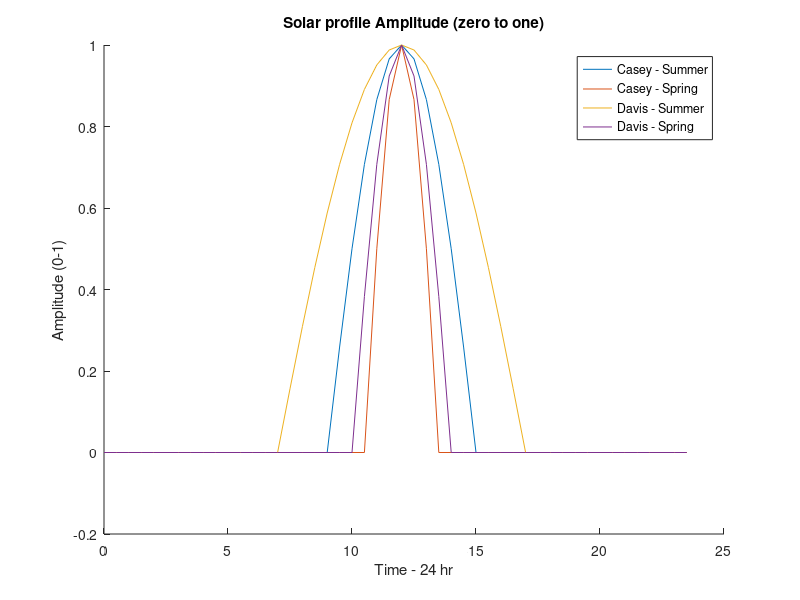
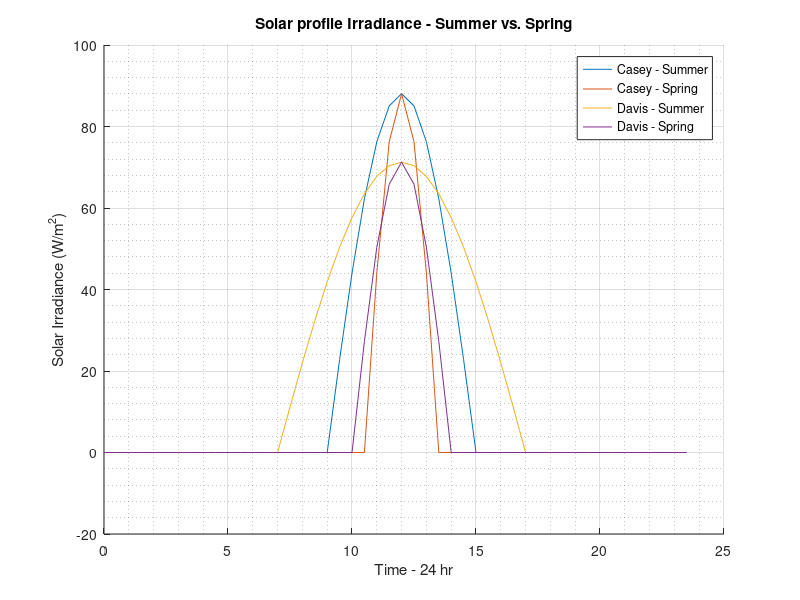
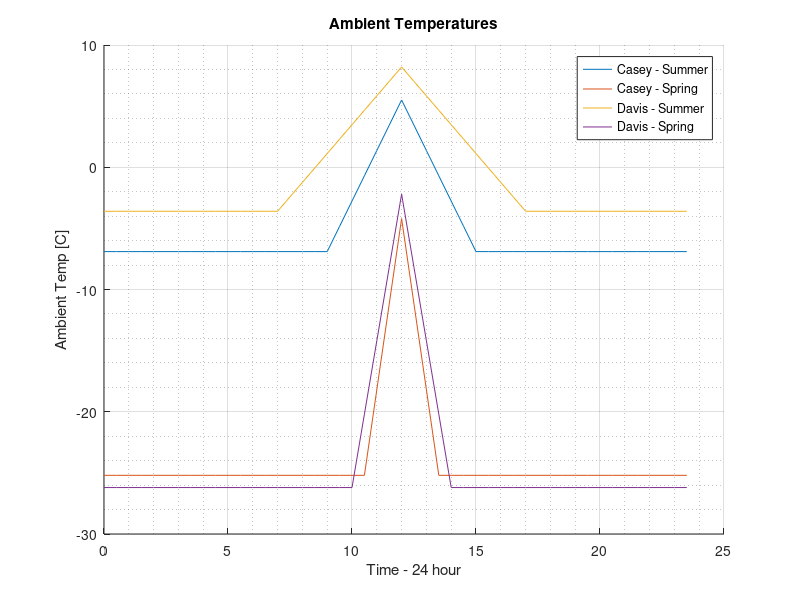
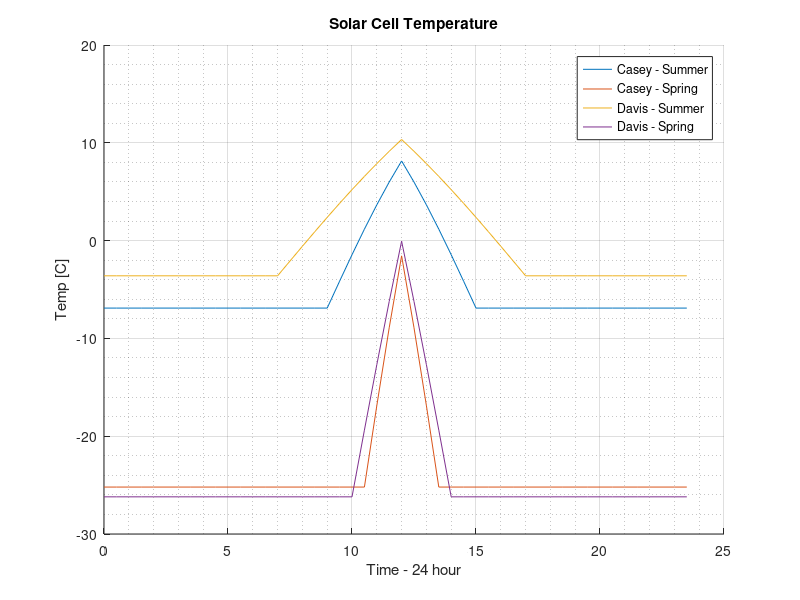

Recreate these plots in MATLAB, in order. (Note: this script raises an error after producing the figures.)
%% St3.2 - 2D individual simulation (w.r.t. time)
% after reviewing with V&V, establishd code is sufficient to keep,
% now includes cloud cover % 
% awaiting excel function to better increase "universality" of testing
% 
%% Solar Profile Establishment 
% Basedon DD2.1 & HC2.1, sinusoidal model selected for solar behaviour
% Piecewise function dependent on time & location 
clc;
clear all;


% Initial Conditions - Static Variables
    % Maximum radiation based on latitude 
    Casey_Solar_irradiance = 88.05; % Wh/m^2 ~ W/m^2 - ~65deg.S
    Davis_Solar_irradiance = 71.25; % Wh/m^2 ~ W/m^2 - ~70deg.S

    % Time vector - discretisation of 24-hour window 
    t = 0:0.5:23.5;

    % Define time vectors for seasons
    Casey_summer_irradiance = zeros(1,length(t));
    Davis_summer_irradiance = zeros(1,length(t));

    Casey_spring_irradiance = zeros(1,length(t));
    Davis_spring_irradiance = zeros(1,length(t));

%% Create piecewise functions for each season 
% Casey Station, Summer - 6 hour window (9am - 3pm)[19-31]
for i = 19:1:31
    Casey_summer_irradiance(i) = sin( ((pi./6).*t(i)) - ((9.*pi)./6));
end 

% Davis Station, Summer - 10 hour window (7am - 5pm)[15-35]
for i = 15:1:35
    Davis_summer_irradiance(i) = sin( ((pi./10).*t(i)) - ((7.*pi)./10));
end

% Casey Station, Spring - 3 hour window (10:30am-1:30pm)[22-28]
for i = 22:1:28
    Casey_spring_irradiance(i) =  sin( ((pi./3).*t(i)) - ((9.*pi)./6));
end

% Davis Station, Spring - 4 hour window (10am-2pm)
for i = 21:1:29
    Davis_spring_irradiance(i) = sin( ((pi./4).*t(i)) - ((2.*pi)./4));
end

%% Plot figures - sanity check 

figure(1)
hold on
plot(t,Casey_summer_irradiance)
plot(t,Casey_spring_irradiance)
plot(t,Davis_summer_irradiance)
plot(t,Davis_spring_irradiance)
legend('Casey - Summer','Casey - Spring','Davis - Summer','Davis - Spring')
xlabel('Time - 24 hr')
ylabel('Amplitude (0-1)')
title('Solar profile Amplitude (zero to one)')
hold off

% solar irradiance values 

for i = 1:48
Casey_summer_irradiance(i) = Casey_summer_irradiance(i) .* ...
                                Casey_Solar_irradiance;

Casey_spring_irradiance(i) = Casey_spring_irradiance(i) .* ...
                                Casey_Solar_irradiance;

Davis_summer_irradiance(i) = Davis_summer_irradiance(i) .* ...
                                Davis_Solar_irradiance;

Davis_spring_irradiance(i) = Davis_spring_irradiance(i) .* ...
                                Davis_Solar_irradiance;
end




figure(2)
hold on
grid on
grid minor
plot(t,Casey_summer_irradiance)
plot(t,Casey_spring_irradiance)
plot(t,Davis_summer_irradiance)
plot(t,Davis_spring_irradiance)
legend('Casey - Summer','Casey - Spring','Davis - Summer','Davis - Spring')
xlabel('Time - 24 hr')
ylabel('Solar Irradiance (W/m^2)')
title('Solar profile Irradiance - Summer vs. Spring')
hold off


%% Temperature profiles - approximations of ambient temperature
%% Casey - Summer (9am-3pm)
Casey_summer_temp = zeros(1,length(t));
% casey sumer temp range: 
    % night: 1-18 [t(18) = 8.5]
    % Day: 19-31
    % Night: 32-48

for i = 1:18
    Casey_summer_temp(i) = -6.9 ; 
end 

for i = 19:25
    % set initial time temp @ night time i.e. sun just rose, no heat yet)
    if i == 19
    Casey_summer_temp(i) = -6.9;
    else
    Casey_summer_temp(i) = Casey_summer_temp(i-1) + 2.067;
    end
end

for i = 26:31
Casey_summer_temp(i) = Casey_summer_temp(i-1) - 2.067;
end

for i = 32:48
    Casey_summer_temp(i) = -6.9;
end



%% Casey - Spring
Casey_spring_temp = zeros(1,length(t));
% Casey Spring - 3 hour window (10:30am-1:30pm)[22-28]
    % Night: 1-21 [t(21) = 10am]
    % Day: 22-28
    % Night: 29-48

for i = 1:21
    Casey_spring_temp(i) = -25.2;
end

for i = 22:25
% initial temp @ 10:30am 
    if i == 22
        Casey_spring_temp(i) = -25.2;
    else
        Casey_spring_temp(i) = Casey_spring_temp(i-1) + 7; 
    end
end

for i = 26:28
    Casey_spring_temp(i) = Casey_spring_temp(i-1) - 7;
end

for i = 29:48
    Casey_spring_temp(i) = -25.2;
end


%% Davis - Summer
Davis_summer_temp = zeros(1,length(t));
% Davis summer temp range: 
    % Night: 1-14 [t(14) = 630am]
    % Day: 15-(25)-35
    % Night: 36-48

for i = 1:14
    Davis_summer_temp(i) = -3.6;
end

for i = 15:25
    if i == 15 % initial temp @ tam
        Davis_summer_temp(i) = -3.6;
    else
        Davis_summer_temp(i) = Davis_summer_temp(i-1) + 1.18;
    end
end

for i = 26:35
    Davis_summer_temp(i) = Davis_summer_temp(i-1) - 1.18;
end

for i = 36:48
    Davis_summer_temp(i) = -3.6;
end



%% Davis - Spring
Davis_spring_temp = zeros(1,length(t));
% Davis Spring - 4 hour window (10am-2pm) [21-29]
    % Night: 1-20 [t(20) = 930am]
    % Day: 21-(25)-29
    % Night: 30-48

for i = 1:20
    Davis_spring_temp(i) = -26.2;
end 

for i = 21:25 
    if i == 21 %initial temp @ 10am
        Davis_spring_temp(i) = -26.2;
    else
        Davis_spring_temp(i) = Davis_spring_temp(i-1) + 6;
    end
end 

for i = 26:29
    Davis_spring_temp(i) = Davis_spring_temp(i-1) - 6;
end

for i = 30:48
    Davis_spring_temp(i) = -26.2;
end

%% Plot - sanity check
figure(3)
hold on 
grid on
grid minor
plot(t,Casey_summer_temp);
plot(t,Casey_spring_temp);
plot(t,Davis_summer_temp);
plot(t,Davis_spring_temp);
ylabel('Ambient Temp [C]')
xlabel('Time - 24 hour')
legend('Casey - Summer','Casey - Spring','Davis - Summer','Davis - Spring')
title('Ambient Temperatures')
hold off


%% PV Cell temperature
% Static Variables
P_stc = 300; % W - Rated power @ STC
NOCT = 44; % C - Nominal Cell Temperature 
temp_coeff = -0.4; % [%] - temperature coefficient
% given ambient temperatures calculated, now can find PV power 

% Cell temperature - seasonal 
T_cell_Casey_summer = zeros(1,length(t));
T_cell_Casey_spring = zeros(1,length(t)); 

T_cell_Davis_summer = zeros(1,length(t));
T_cell_Davis_spring = zeros(1,length(t));


% CORRECTION: NO ERROR BECAUSE "IRRADIANCE" IS ZERO @ RELEVANT TIME POINTS
% no rectification needed
for i = 1:48
    T_cell_Casey_summer(i) = Casey_summer_temp(i) + ...
                        (NOCT-20).*(Casey_summer_irradiance(i)/800);

    T_cell_Casey_spring(i) = Casey_spring_temp(i) + ...
                        (NOCT-20).*(Casey_spring_irradiance(i)/800);

    T_cell_Davis_summer(i) = Davis_summer_temp(i) + ...
                        (NOCT-20).*(Davis_summer_irradiance(i)/800);

    T_cell_Davis_spring(i) = Davis_spring_temp(i) + ...
                        (NOCT-20).*(Davis_spring_irradiance(i)/800);
end

figure(4)
hold on
grid on
grid minor
plot(t,T_cell_Casey_summer)
plot(t,T_cell_Casey_spring)
plot(t,T_cell_Davis_summer)
plot(t,T_cell_Davis_spring)
ylabel('Temp [C]')
xlabel('Time - 24 hour')
legend('Casey - Summer','Casey - Spring','Davis - Summer','Davis - Spring')
title('Solar Cell Temperature')
hold off


% Temperature coefficient 

f_temp_Casey_summer = zeros(1,length(t));
f_temp_Casey_spring = zeros(1,length(t));

f_temp_Davis_summer = zeros(1,length(t));
f_temp_Davis_spring = zeros(1,length(t));


for i = 1:48
    
    f_temp_Casey_summer(i) = 1 + ((temp_coeff/100) ...
                                .* (T_cell_Casey_summer(i) - 25)); 

    f_temp_Casey_spring(i) = 1 + ((temp_coeff/100) ...
                                .* (T_cell_Casey_spring(i) - 25));

    f_temp_Davis_summer(i) = 1 + ((temp_coeff/100) ...
                                .* (T_cell_Davis_summer(i) - 25));

    f_temp_Davis_spring(i) = 1 + ((temp_coeff/100) ...
                                .* (T_cell_Davis_spring(i) - 25));

end

% Panel Power
% Note: this maps the RATE OF POWER GEN given time
    % i.e. area under curve finds TOTAL power gen

P_gen_Casey_summer = zeros(1,length(t));
P_gen_Casey_spring = zeros(1,length(t));

P_gen_Davis_summer = zeros(1,length(t));
P_gen_Davis_spring = zeros(1,length(t)); 

for i = 1:48 
    
    P_gen_Casey_summer(i) = P_stc .* ...
                            (Casey_summer_irradiance(i)/1000) .* ...
                            f_temp_Casey_summer(i);

    P_gen_Casey_spring(i) = P_stc .* ...
                            (Casey_spring_irradiance(i)/1000) .* ...
                            f_temp_Casey_spring(i);

    P_gen_Davis_summer(i) = P_stc .* ...
                            (Davis_summer_irradiance(i)/1000) .* ...
                            f_temp_Davis_summer(i);

    P_gen_Davis_spring(i) = P_stc .* ...
                            (Davis_spring_irradiance(i)/1000) .* ...
                            f_temp_Davis_spring(i);

end 

figure(5)
hold on 
grid on
grid minor
plot(t,P_gen_Casey_summer)
plot(t,P_gen_Casey_spring)
plot(t,P_gen_Davis_summer)
plot(t,P_gen_Davis_spring)
xlabel('Time - 24 hour')
xticks(0:0.5:23.5)
ylabel('Power gen (W)')
legend('Casey - Summer','Casey - Spring','Davis - Summer','Davis - Spring')
title('Power generation - single panel')
hold off

k = 30;

figure(50)
hold on 
grid on
grid minor
plot(t,k*P_gen_Casey_summer)
plot(t,k*P_gen_Casey_spring)
plot(t,k*P_gen_Davis_summer)
plot(t,k*P_gen_Davis_spring)
xlabel('Time - 24 hour')
xticks(0:0.5:23.5)
ylabel('Power gen (W)')
legend('Casey - Summer','Casey - Spring','Davis - Summer','Davis - Spring')
title('Power generation - 30 panels')
hold off


%% Convert Power to unit area
% AREA POWER = P_gen / area of solar cells 
cell_size = (0.15675 * 0.15675); % m^2 
num_cell = 60;
eff_sol_area = cell_size * num_cell; % effective solar cell area

P_gen_Casey_summer_unit_area = zeros(1,length(t));
P_gen_Casey_spring_unit_area = zeros(1,length(t));

P_gen_Davis_summer_unit_area = zeros(1,length(t));
P_gen_Davis_spring_unit_area = zeros(1,length(t)); 

for i = 1:48

    P_gen_Casey_summer_unit_area(i) = P_gen_Casey_summer(i) ...
                                      ./ eff_sol_area;

    P_gen_Casey_spring_unit_area(i) = P_gen_Casey_spring(i) ...
                                      ./ eff_sol_area;

    P_gen_Davis_summer_unit_area(i) = P_gen_Davis_summer(i) ...
                                      ./ eff_sol_area;

    P_gen_Davis_spring_unit_area(i) = P_gen_Davis_spring(i) ...
                                      ./ eff_sol_area;

end

figure(6)
hold on
grid on
grid minor
plot(t,P_gen_Casey_summer_unit_area)
plot(t,P_gen_Casey_spring_unit_area)
plot(t,P_gen_Davis_summer_unit_area)
plot(t,P_gen_Davis_spring_unit_area)
xlabel('Time - 24 hour')
xticks(0:0.5:23.5)
ylabel('Power gen (W/m^2)')
legend('Casey - Summer','Casey - Spring','Davis - Summer','Davis - Spring')
title('Solar Power generation - unit area')
hold off

%% temp comparisons
figure(10)
hold on
grid on 
grid minor
plot(t,Casey_summer_temp)
plot(t,T_cell_Casey_summer)
plot(t,Casey_spring_temp)
plot(t,T_cell_Casey_spring)
legend('Sum - Amb','Sum - Cell','Spr - Amb','Spr - Cell')
xlabel('Time - 24 hr')
ylabel('Temp (C)')
title('Casey Temp Comparisons')
hold off

figure(11)
hold on
grid on 
grid minor
plot(t,Davis_summer_temp)
plot(t,T_cell_Davis_summer)
plot(t,Davis_spring_temp)
plot(t,T_cell_Davis_spring)
legend('Sum - Amb','Sum - Cell','Spr - Amb','Spr - Cell')
xlabel('Time - 24 hr')
ylabel('Temp (C)')
title('Davis Temp Comparisons')
hold off

%% CLoud Cover considerations
% in previous code, did these in "chunks" 
% copy previous structure, alter for corresponding cases 

% assume temperatures remain the same, available solar irradiation is what
% changes

%% Cloud Cover - 20% 

Casey_summer_irradiance_cloud_20 = zeros(1,length(t));
Casey_spring_irradiance_cloud_20 = zeros(1,length(t));

Davis_summer_irradiance_cloud_20 = zeros(1,length(t));
Davis_spring_irradiance_cloud_20 = zeros(1,length(t));


% Multiply (%) with full irradiance (80% available = 0.8)
for i = 1:48 

Casey_summer_irradiance_cloud_20(i) = Casey_summer_irradiance(i) .* (0.8);
Casey_spring_irradiance_cloud_20(i) = Casey_spring_irradiance(i) .* (0.8);

Davis_summer_irradiance_cloud_20(i) = Davis_summer_irradiance(i) .* (0.8);
Davis_spring_irradiance_cloud_20(i) = Davis_spring_irradiance(i) .* (0.8);

end

% proceed with rest of code for data 

% solar cell temps
T_cell_Casey_summer_cloud_20 = zeros(1,length(t));
T_cell_Casey_spring_cloud_20 = zeros(1,length(t)); 

T_cell_Davis_summer_cloud_20 = zeros(1,length(t));
T_cell_Davis_spring_cloud_20 = zeros(1,length(t));

for i = 1:48
    T_cell_Casey_summer_cloud_20(i) = Casey_summer_temp(i) + ...
            (NOCT-20).*(Casey_summer_irradiance_cloud_20(i)/800);

    T_cell_Casey_spring_cloud_20(i) = Casey_spring_temp(i) + ...
            (NOCT-20).*(Casey_spring_irradiance_cloud_20(i)/800);

    T_cell_Davis_summer_cloud_20(i) = Davis_summer_temp(i) + ...
            (NOCT-20).*(Davis_summer_irradiance_cloud_20(i)/800);

    T_cell_Davis_spring_cloud_20(i) = Davis_spring_temp(i) + ...
            (NOCT-20).*(Davis_spring_irradiance_cloud_20(i)/800);
end

% Temperature coefficient 

f_temp_Casey_summer_cloud_20 = zeros(1,length(t));
f_temp_Casey_spring_cloud_20 = zeros(1,length(t));

f_temp_Davis_summer_cloud_20 = zeros(1,length(t));
f_temp_Davis_spring_cloud_20 = zeros(1,length(t));


for i = 1:48
    
    f_temp_Casey_summer_cloud_20(i) = 1 + ( (temp_coeff/100) ...
                    .* (T_cell_Casey_summer_cloud_20(i) - 25) ); 

    f_temp_Casey_spring_cloud_20(i) = 1 + ((temp_coeff/100) ...
                    .* (T_cell_Casey_spring_cloud_20(i) - 25));

    f_temp_Davis_summer_cloud_20(i) = 1 + ((temp_coeff/100) ...
                    .* (T_cell_Davis_summer_cloud_20(i) - 25));

    f_temp_Davis_spring_cloud_20(i) = 1 + ((temp_coeff/100) ...
                    .* (T_cell_Davis_spring_cloud_20(i) - 25));

end

% Panel Power
% Note: this maps the RATE OF POWER GEN given time
    % i.e. area under curve finds TOTAL power gen

P_gen_Casey_summer_cloud_20 = zeros(1,length(t));
P_gen_Casey_spring_cloud_20 = zeros(1,length(t));

P_gen_Davis_summer_cloud_20 = zeros(1,length(t));
P_gen_Davis_spring_cloud_20 = zeros(1,length(t)); 

for i = 1:48 
    
    P_gen_Casey_summer_cloud_20(i) = P_stc .* ...
                (Casey_summer_irradiance_cloud_20(i)/1000) .* ...
                f_temp_Casey_summer_cloud_20(i);

    P_gen_Casey_spring_cloud_20(i) = P_stc .* ...
                (Casey_spring_irradiance_cloud_20(i)/1000) .* ...
                f_temp_Casey_spring_cloud_20(i);

    P_gen_Davis_summer_cloud_20(i) = P_stc .* ...
                (Davis_summer_irradiance_cloud_20(i)/1000) .* ...
                f_temp_Davis_summer_cloud_20(i);

    P_gen_Davis_spring_cloud_20(i) = P_stc .* ...
                (Davis_spring_irradiance_cloud_20(i)/1000) .* ...
                f_temp_Davis_spring_cloud_20(i);
end 

% per unit area
P_gen_Casey_summer_unit_area_cloud_20 = zeros(1,length(t));
P_gen_Casey_spring_unit_area_cloud_20 = zeros(1,length(t));

P_gen_Davis_summer_unit_area_cloud_20 = zeros(1,length(t));
P_gen_Davis_spring_unit_area_cloud_20 = zeros(1,length(t)); 


for i = 1:48

    P_gen_Casey_summer_unit_area_cloud_20(i) = ...
        P_gen_Casey_summer_cloud_20(i) ./ eff_sol_area;
    
    P_gen_Casey_spring_unit_area_cloud_20(i) = ...
        P_gen_Casey_spring_cloud_20(i) ./ eff_sol_area;
    
    P_gen_Davis_summer_unit_area_cloud_20(i) = ...
        P_gen_Davis_summer_cloud_20(i) ./ eff_sol_area;
    
    P_gen_Davis_spring_unit_area_cloud_20(i) = ...
        P_gen_Davis_spring_cloud_20(i) ./ eff_sol_area;
end


%% Cloud cover - 40% 
% repeat code above but for 60% available radiation

Casey_summer_irradiance_cloud_40 = zeros(1,length(t));
Casey_spring_irradiance_cloud_40 = zeros(1,length(t));

Davis_summer_irradiance_cloud_40 = zeros(1,length(t));
Davis_spring_irradiance_cloud_40 = zeros(1,length(t));


% Multiply (%) with full irradiance (80% available = 0.8)
for i = 1:48 

Casey_summer_irradiance_cloud_40(i) = Casey_summer_irradiance(i) .* (0.6);
Casey_spring_irradiance_cloud_40(i) = Casey_spring_irradiance(i) .* (0.6);

Davis_summer_irradiance_cloud_40(i) = Davis_summer_irradiance(i) .* (0.6);
Davis_spring_irradiance_cloud_40(i) = Davis_spring_irradiance(i) .* (0.6);

end

% solar cell temps
T_cell_Casey_summer_cloud_40 = zeros(1,length(t));
T_cell_Casey_spring_cloud_40 = zeros(1,length(t)); 

T_cell_Davis_summer_cloud_40 = zeros(1,length(t));
T_cell_Davis_spring_cloud_40 = zeros(1,length(t));

for i = 1:48
    T_cell_Casey_summer_cloud_40(i) = Casey_summer_temp(i) + ...
            (NOCT-20).*(Casey_summer_irradiance_cloud_40(i)/800);

    T_cell_Casey_spring_cloud_40(i) = Casey_spring_temp(i) + ...
            (NOCT-20).*(Casey_spring_irradiance_cloud_40(i)/800);

    T_cell_Davis_summer_cloud_40(i) = Davis_summer_temp(i) + ...
            (NOCT-20).*(Davis_summer_irradiance_cloud_40(i)/800);

    T_cell_Davis_spring_cloud_40(i) = Davis_spring_temp(i) + ...
            (NOCT-20).*(Davis_spring_irradiance_cloud_40(i)/800);
end

% Temperature coefficient 

f_temp_Casey_summer_cloud_40 = zeros(1,length(t));
f_temp_Casey_spring_cloud_40 = zeros(1,length(t));

f_temp_Davis_summer_cloud_40 = zeros(1,length(t));
f_temp_Davis_spring_cloud_40 = zeros(1,length(t));

for i = 1:48
    f_temp_Casey_summer_cloud_40(i) = 1 + ( (temp_coeff/100) ...
                    .* (T_cell_Casey_summer_cloud_40(i) - 25) ); 

    f_temp_Casey_spring_cloud_40(i) = 1 + ((temp_coeff/100) ...
                    .* (T_cell_Casey_spring_cloud_40(i) - 25));

    f_temp_Davis_summer_cloud_40(i) = 1 + ((temp_coeff/100) ...
                    .* (T_cell_Davis_summer_cloud_40(i) - 25));

    f_temp_Davis_spring_cloud_40(i) = 1 + ((temp_coeff/100) ...
                    .* (T_cell_Davis_spring_cloud_40(i) - 25));
end

% Panel Power
% Note: this maps the RATE OF POWER GEN given time
    % i.e. area under curve finds TOTAL power gen

P_gen_Casey_summer_cloud_40 = zeros(1,length(t));
P_gen_Casey_spring_cloud_40 = zeros(1,length(t));

P_gen_Davis_summer_cloud_40 = zeros(1,length(t));
P_gen_Davis_spring_cloud_40 = zeros(1,length(t)); 

for i = 1:48 
    
    P_gen_Casey_summer_cloud_40(i) = P_stc .* ...
                (Casey_summer_irradiance_cloud_40(i)/1000) .* ...
                f_temp_Casey_summer_cloud_40(i);

    P_gen_Casey_spring_cloud_40(i) = P_stc .* ...
                (Casey_spring_irradiance_cloud_40(i)/1000) .* ...
                f_temp_Casey_spring_cloud_40(i);

    P_gen_Davis_summer_cloud_40(i) = P_stc .* ...
                (Davis_summer_irradiance_cloud_40(i)/1000) .* ...
                f_temp_Davis_summer_cloud_40(i);

    P_gen_Davis_spring_cloud_40(i) = P_stc .* ...
                (Davis_spring_irradiance_cloud_40(i)/1000) .* ...
                f_temp_Davis_spring_cloud_40(i);

end 

% per unit area
P_gen_Casey_summer_unit_area_cloud_40 = zeros(1,length(t));
P_gen_Casey_spring_unit_area_cloud_40 = zeros(1,length(t));

P_gen_Davis_summer_unit_area_cloud_40 = zeros(1,length(t));
P_gen_Davis_spring_unit_area_cloud_40 = zeros(1,length(t)); 


for i = 1:48

    P_gen_Casey_summer_unit_area_cloud_40(i) = ...
        P_gen_Casey_summer_cloud_40(i) ./ eff_sol_area;
    
    P_gen_Casey_spring_unit_area_cloud_40(i) = ...
        P_gen_Casey_spring_cloud_40(i) ./ eff_sol_area;
    
    P_gen_Davis_summer_unit_area_cloud_40(i) = ...
        P_gen_Davis_summer_cloud_40(i) ./ eff_sol_area;
    
    P_gen_Davis_spring_unit_area_cloud_40(i) = ...
        P_gen_Davis_spring_cloud_40(i) ./ eff_sol_area;
end

%% Cloud Cover - 60%
% For 60% clouds = 40% availabale solar radiation

Casey_summer_irradiance_cloud_60 = zeros(1,length(t));
Casey_spring_irradiance_cloud_60 = zeros(1,length(t));

Davis_summer_irradiance_cloud_60 = zeros(1,length(t));
Davis_spring_irradiance_cloud_60 = zeros(1,length(t));


% Multiply (%) with full irradiance (80% available = 0.8)
for i = 1:48 

Casey_summer_irradiance_cloud_60(i) = Casey_summer_irradiance(i) .* (0.4);
Casey_spring_irradiance_cloud_60(i) = Casey_spring_irradiance(i) .* (0.4);

Davis_summer_irradiance_cloud_60(i) = Davis_summer_irradiance(i) .* (0.4);
Davis_spring_irradiance_cloud_60(i) = Davis_spring_irradiance(i) .* (0.4);

end

% solar cell temps
T_cell_Casey_summer_cloud_60 = zeros(1,length(t));
T_cell_Casey_spring_cloud_60 = zeros(1,length(t)); 

T_cell_Davis_summer_cloud_60 = zeros(1,length(t));
T_cell_Davis_spring_cloud_60 = zeros(1,length(t));

for i = 1:48
    T_cell_Casey_summer_cloud_60(i) = Casey_summer_temp(i) + ...
            (NOCT-20).*(Casey_summer_irradiance_cloud_60(i)/800);

    T_cell_Casey_spring_cloud_60(i) = Casey_spring_temp(i) + ...
            (NOCT-20).*(Casey_spring_irradiance_cloud_60(i)/800);

    T_cell_Davis_summer_cloud_60(i) = Davis_summer_temp(i) + ...
            (NOCT-20).*(Davis_summer_irradiance_cloud_60(i)/800);

    T_cell_Davis_spring_cloud_60(i) = Davis_spring_temp(i) + ...
            (NOCT-20).*(Davis_spring_irradiance_cloud_60(i)/800);
end

% Temperature coefficient 

f_temp_Casey_summer_cloud_60 = zeros(1,length(t));
f_temp_Casey_spring_cloud_60 = zeros(1,length(t));

f_temp_Davis_summer_cloud_60 = zeros(1,length(t));
f_temp_Davis_spring_cloud_60 = zeros(1,length(t));

for i = 1:48
    f_temp_Casey_summer_cloud_60(i) = 1 + ( (temp_coeff/100) ...
                    .* (T_cell_Casey_summer_cloud_60(i) - 25) ); 

    f_temp_Casey_spring_cloud_60(i) = 1 + ( (temp_coeff/100) ...
                    .* (T_cell_Casey_spring_cloud_60(i) - 25) );

    f_temp_Davis_summer_cloud_60(i) = 1 + ( (temp_coeff/100) ...
                    .* (T_cell_Davis_summer_cloud_60(i) - 25) );

    f_temp_Davis_spring_cloud_60(i) = 1 + ( (temp_coeff/100) ...
                    .* (T_cell_Davis_spring_cloud_60(i) - 25) );
end

% Panel Power
% Note: this maps the RATE OF POWER GEN given time
    % i.e. area under curve finds TOTAL power gen

P_gen_Casey_summer_cloud_60 = zeros(1,length(t));
P_gen_Casey_spring_cloud_60 = zeros(1,length(t));

P_gen_Davis_summer_cloud_60 = zeros(1,length(t));
P_gen_Davis_spring_cloud_60 = zeros(1,length(t)); 

for i = 1:48 
    
    P_gen_Casey_summer_cloud_60(i) = P_stc .* ...
                (Casey_summer_irradiance_cloud_60(i)/1000) .* ...
                f_temp_Casey_summer_cloud_60(i);

    P_gen_Casey_spring_cloud_60(i) = P_stc .* ...
                (Casey_spring_irradiance_cloud_60(i)/1000) .* ...
                f_temp_Casey_spring_cloud_60(i);

    P_gen_Davis_summer_cloud_60(i) = P_stc .* ...
                (Davis_summer_irradiance_cloud_60(i)/1000) .* ...
                f_temp_Davis_summer_cloud_60(i);

    P_gen_Davis_spring_cloud_60(i) = P_stc .* ...
                (Davis_spring_irradiance_cloud_60(i)/1000) .* ...
                f_temp_Davis_spring_cloud_60(i);

end 

% per unit area
P_gen_Casey_summer_unit_area_cloud_60 = zeros(1,length(t));
P_gen_Casey_spring_unit_area_cloud_60 = zeros(1,length(t));

P_gen_Davis_summer_unit_area_cloud_60 = zeros(1,length(t));
P_gen_Davis_spring_unit_area_cloud_60 = zeros(1,length(t)); 


for i = 1:48
    P_gen_Casey_summer_unit_area_cloud_60(i) = ...
        P_gen_Casey_summer_cloud_60(i) ./ eff_sol_area;
    
    P_gen_Casey_spring_unit_area_cloud_60(i) = ...
        P_gen_Casey_spring_cloud_60(i) ./ eff_sol_area;
    
    P_gen_Davis_summer_unit_area_cloud_60(i) = ...
        P_gen_Davis_summer_cloud_60(i) ./ eff_sol_area;
    
    P_gen_Davis_spring_unit_area_cloud_60(i) = ...
        P_gen_Davis_spring_cloud_60(i) ./ eff_sol_area;
end

%% Cloud Cover - 80% 
% 80% cloud = 20% solar energy available

Casey_summer_irradiance_cloud_80 = zeros(1,length(t));
Casey_spring_irradiance_cloud_80 = zeros(1,length(t));

Davis_summer_irradiance_cloud_80 = zeros(1,length(t));
Davis_spring_irradiance_cloud_80 = zeros(1,length(t));


% Multiply (%) with full irradiance (80% available = 0.8)
for i = 1:48 

Casey_summer_irradiance_cloud_80(i) = Casey_summer_irradiance(i) .* (0.2);
Casey_spring_irradiance_cloud_80(i) = Casey_spring_irradiance(i) .* (0.2);

Davis_summer_irradiance_cloud_80(i) = Davis_summer_irradiance(i) .* (0.2);
Davis_spring_irradiance_cloud_80(i) = Davis_spring_irradiance(i) .* (0.2);

end

% solar cell temps
T_cell_Casey_summer_cloud_80 = zeros(1,length(t));
T_cell_Casey_spring_cloud_80 = zeros(1,length(t)); 

T_cell_Davis_summer_cloud_80 = zeros(1,length(t));
T_cell_Davis_spring_cloud_80 = zeros(1,length(t));

for i = 1:48
    T_cell_Casey_summer_cloud_80(i) = Casey_summer_temp(i) + ...
            (NOCT-20).*(Casey_summer_irradiance_cloud_80(i)/800);

    T_cell_Casey_spring_cloud_80(i) = Casey_spring_temp(i) + ...
            (NOCT-20).*(Casey_spring_irradiance_cloud_80(i)/800);

    T_cell_Davis_summer_cloud_80(i) = Davis_summer_temp(i) + ...
            (NOCT-20).*(Davis_summer_irradiance_cloud_80(i)/800);

    T_cell_Davis_spring_cloud_80(i) = Davis_spring_temp(i) + ...
            (NOCT-20).*(Davis_spring_irradiance_cloud_80(i)/800);
end

% Temperature coefficient 

f_temp_Casey_summer_cloud_80 = zeros(1,length(t));
f_temp_Casey_spring_cloud_80 = zeros(1,length(t));

f_temp_Davis_summer_cloud_80 = zeros(1,length(t));
f_temp_Davis_spring_cloud_80 = zeros(1,length(t));

for i = 1:48
    f_temp_Casey_summer_cloud_80(i) = 1 + ( (temp_coeff/100) ...
                    .* (T_cell_Casey_summer_cloud_80(i) - 25) ); 

    f_temp_Casey_spring_cloud_80(i) = 1 + ( (temp_coeff/100) ...
                    .* (T_cell_Casey_spring_cloud_80(i) - 25) );

    f_temp_Davis_summer_cloud_80(i) = 1 + ( (temp_coeff/100) ...
                    .* (T_cell_Davis_summer_cloud_80(i) - 25) );

    f_temp_Davis_spring_cloud_80(i) = 1 + ( (temp_coeff/100) ...
                    .* (T_cell_Davis_spring_cloud_80(i) - 25) );
end

% Panel Power
% Note: this maps the RATE OF POWER GEN given time
    % i.e. area under curve finds TOTAL power gen

P_gen_Casey_summer_cloud_80 = zeros(1,length(t));
P_gen_Casey_spring_cloud_80 = zeros(1,length(t));

P_gen_Davis_summer_cloud_80 = zeros(1,length(t));
P_gen_Davis_spring_cloud_80 = zeros(1,length(t)); 

for i = 1:48 
    
    P_gen_Casey_summer_cloud_80(i) = P_stc .* ...
                (Casey_summer_irradiance_cloud_80(i)/1000) .* ...
                f_temp_Casey_summer_cloud_80(i);

    P_gen_Casey_spring_cloud_80(i) = P_stc .* ...
                (Casey_spring_irradiance_cloud_80(i)/1000) .* ...
                f_temp_Casey_spring_cloud_80(i);

    P_gen_Davis_summer_cloud_80(i) = P_stc .* ...
                (Davis_summer_irradiance_cloud_80(i)/1000) .* ...
                f_temp_Davis_summer_cloud_80(i);

    P_gen_Davis_spring_cloud_80(i) = P_stc .* ...
                (Davis_spring_irradiance_cloud_80(i)/1000) .* ...
                f_temp_Davis_spring_cloud_80(i);

end 

% per unit area
P_gen_Casey_summer_unit_area_cloud_80 = zeros(1,length(t));
P_gen_Casey_spring_unit_area_cloud_80 = zeros(1,length(t));

P_gen_Davis_summer_unit_area_cloud_80 = zeros(1,length(t));
P_gen_Davis_spring_unit_area_cloud_80 = zeros(1,length(t)); 


for i = 1:48
    P_gen_Casey_summer_unit_area_cloud_80(i) = ...
        P_gen_Casey_summer_cloud_80(i) ./ eff_sol_area;
    
    P_gen_Casey_spring_unit_area_cloud_80(i) = ...
        P_gen_Casey_spring_cloud_80(i) ./ eff_sol_area;
    
    P_gen_Davis_summer_unit_area_cloud_80(i) = ...
        P_gen_Davis_summer_cloud_80(i) ./ eff_sol_area;
    
    P_gen_Davis_spring_unit_area_cloud_80(i) = ...
        P_gen_Davis_spring_cloud_80(i) ./ eff_sol_area;
end


%% Compare all the values - group by area & station 
% use lien graph to illustrate power differences 


% Casey - summer 
figure(12)
hold on
grid on 
grid minor
plot(t,Casey_summer_irradiance)
plot(t,Casey_summer_irradiance_cloud_20)
plot(t,Casey_summer_irradiance_cloud_40)
plot(t,Casey_summer_irradiance_cloud_60)
plot(t,Casey_summer_irradiance_cloud_80)
legend('0% Clouds','20% Clouds','40% Clouds','60% Clouds','80% Clouds')
xlabel('Time - 24 hr')
ylabel('Solar Irradiance (W/m.^2)')
title('Casey - Summer - Cloud Cover %')
hold off

figure(13)
hold on
grid on 
grid minor
plot(t,P_gen_Casey_summer)
plot(t,P_gen_Casey_summer_cloud_20)
plot(t,P_gen_Casey_summer_cloud_40)
plot(t,P_gen_Casey_summer_cloud_60)
plot(t,P_gen_Casey_summer_cloud_80)
legend('0% Clouds','20% Clouds','40% Clouds','60% Clouds','80% Clouds')
xlabel('Time - 24 hr')
ylabel('Power Gen per panek (W)')
title('Casey - Summer - Power Generated per panel ')
hold off

% Casey - spring 
figure(14)
hold on
grid on 
grid minor
plot(t,Casey_spring_irradiance)
plot(t,Casey_spring_irradiance_cloud_20)
plot(t,Casey_spring_irradiance_cloud_40)
plot(t,Casey_spring_irradiance_cloud_60)
plot(t,Casey_spring_irradiance_cloud_80)
legend('0% Clouds','20% Clouds','40% Clouds','60% Clouds','80% Clouds')
xlabel('Time - 24 hr')
ylabel('Solar Irradiance (W/m.^2)')
title('Casey - Spring - Cloud Cover %')
hold off

figure(15)
hold on
grid on 
grid minor
plot(t,P_gen_Casey_spring)
plot(t,P_gen_Casey_spring_cloud_20)
plot(t,P_gen_Casey_spring_cloud_40)
plot(t,P_gen_Casey_spring_cloud_60)
plot(t,P_gen_Casey_spring_cloud_80)
legend('0% Clouds','20% Clouds','40% Clouds','60% Clouds','80% Clouds')
xlabel('Time - 24 hr')
ylabel('Power Gen per panel (W)')
title('Casey - Spring - Power Generated per panel')
hold off

% Davis - Summer
figure(16)
hold on
grid on 
grid minor
plot(t,Davis_summer_irradiance)
plot(t,Davis_summer_irradiance_cloud_20)
plot(t,Davis_summer_irradiance_cloud_40)
plot(t,Davis_summer_irradiance_cloud_60)
plot(t,Davis_summer_irradiance_cloud_80)
legend('0% Clouds','20% Clouds','40% Clouds','60% Clouds','80% Clouds')
xlabel('Time - 24 hr')
ylabel('Solar Irradiance (W/m.^2)')
title('Davis - Summer - Cloud Cover %')
hold off

figure(17)
hold on
grid on 
grid minor
plot(t,P_gen_Davis_summer)
plot(t,P_gen_Davis_summer_cloud_20)
plot(t,P_gen_Davis_summer_cloud_40)
plot(t,P_gen_Davis_summer_cloud_60)
plot(t,P_gen_Davis_summer_cloud_80)
legend('0% Clouds','20% Clouds','40% Clouds','60% Clouds','80% Clouds')
xlabel('Time - 24 hr')
ylabel('Power Gen per panel (W)')
title('Davis - Summer - Power Generated per panel')
hold off

% Davis - Spring
figure(18)
hold on
grid on 
grid minor
plot(t,Davis_spring_irradiance)
plot(t,Davis_spring_irradiance_cloud_20)
plot(t,Davis_spring_irradiance_cloud_40)
plot(t,Davis_spring_irradiance_cloud_60)
plot(t,Davis_spring_irradiance_cloud_80)
legend('0% Clouds','20% Clouds','40% Clouds','60% Clouds','80% Clouds')
xlabel('Time - 24 hr')
ylabel('Solar Irradiance (W/m.^2)')
title('Davis - Spring - Cloud Cover %')
hold off

figure(19)
hold on
grid on 
grid minor
plot(t,P_gen_Davis_spring)
plot(t,P_gen_Davis_spring_cloud_20)
plot(t,P_gen_Davis_spring_cloud_40)
plot(t,P_gen_Davis_spring_cloud_60)
plot(t,P_gen_Davis_spring_cloud_80)
legend('0% Clouds','20% Clouds','40% Clouds','60% Clouds','80% Clouds')
xlabel('Time - 24 hr')
ylabel('Power Gen per panel(W)')
title('Davis - Spring - Power Generated per panel')
hold off


%% Compare locations? 

% Casey station
figure(20)
hold on
grid on 
grid minor

plot(t,P_gen_Casey_summer_unit_area)
plot(t,P_gen_Casey_spring_unit_area)

plot(t,P_gen_Casey_summer_unit_area_cloud_20)
plot(t,P_gen_Casey_spring_unit_area_cloud_20)

plot(t,P_gen_Casey_summer_unit_area_cloud_40)
plot(t,P_gen_Casey_spring_unit_area_cloud_40)

plot(t,P_gen_Casey_summer_unit_area_cloud_60)
plot(t,P_gen_Casey_spring_unit_area_cloud_60)

plot(t,P_gen_Casey_summer_unit_area_cloud_80)
plot(t,P_gen_Casey_spring_unit_area_cloud_80)

legend('0% - sum','0% - spr','20% - sum','20% - spr',...
        '40% - sum','40% - spr','60% - sum','60% - spr',...
        '80% - sum','80% - spr')
xlabel('Time - 24 hr')
ylabel('Power Gen per unit area (W/m.^2)')
title('Casey - Power Generated per unit area')
hold off


% Davis station
figure(21)
hold on
grid on 
grid minor

plot(t,P_gen_Davis_summer_unit_area)
plot(t,P_gen_Davis_spring_unit_area)

plot(t,P_gen_Davis_summer_unit_area_cloud_20)
plot(t,P_gen_Davis_spring_unit_area_cloud_20)

plot(t,P_gen_Davis_summer_unit_area_cloud_40)
plot(t,P_gen_Davis_spring_unit_area_cloud_40)

plot(t,P_gen_Davis_summer_unit_area_cloud_60)
plot(t,P_gen_Davis_spring_unit_area_cloud_60)

plot(t,P_gen_Davis_summer_unit_area_cloud_80)
plot(t,P_gen_Davis_spring_unit_area_cloud_80)

legend('0% - sum','0% - spr','20% - sum','20% - spr',...
        '40% - sum','40% - spr','60% - sum','60% - spr',...
        '80% - sum','80% - spr')
xlabel('Time - 24 hr')
ylabel('Power Gen per unit area (W/m.^2)')
title('Davis - Power Generated per unit area')
hold off

% summer comparison

figure(22)
hold on
grid on 
grid minor

plot(t,P_gen_Casey_summer_unit_area)
plot(t,P_gen_Davis_summer_unit_area)

plot(t,P_gen_Casey_summer_unit_area_cloud_20)
plot(t,P_gen_Davis_summer_unit_area_cloud_20)

plot(t,P_gen_Casey_summer_unit_area_cloud_40)
plot(t,P_gen_Davis_summer_unit_area_cloud_40)

plot(t,P_gen_Casey_summer_unit_area_cloud_60)
plot(t,P_gen_Davis_summer_unit_area_cloud_60)

plot(t,P_gen_Casey_summer_unit_area_cloud_80)
plot(t,P_gen_Davis_summer_unit_area_cloud_80)

legend('0% - C','0% - D','20% - C','20% - D',...
        '40% - C','40% - D','60% - C','60% - D',...
        '80% - C','80% - D')
xlabel('Time - 24 hr')
ylabel('Power Gen per unit area (W/m.^2)')
title('Summer - Power Generated per unit area')
hold off

% spring comparison
figure(23)
hold on
grid on 
grid minor

plot(t,P_gen_Casey_spring_unit_area)
plot(t,P_gen_Davis_spring_unit_area)

plot(t,P_gen_Casey_spring_unit_area_cloud_20)
plot(t,P_gen_Davis_spring_unit_area_cloud_20)

plot(t,P_gen_Casey_spring_unit_area_cloud_40)
plot(t,P_gen_Davis_spring_unit_area_cloud_40)

plot(t,P_gen_Casey_spring_unit_area_cloud_60)
plot(t,P_gen_Davis_spring_unit_area_cloud_60)

plot(t,P_gen_Casey_spring_unit_area_cloud_80)
plot(t,P_gen_Davis_spring_unit_area_cloud_80)

legend('0% - C','0% - D','20% - C','20% - D',...
        '40% - C','40% - D','60% - C','60% - D',...
        '80% - C','80% - D')
xlabel('Time - 24 hr')
ylabel('Power Gen per unit area (W/m.^2)')
title('Spring - Power Generated per unit area')
hold off

%% Export data for integrated code 
% need to separate into cases 
% ambient temperatures the same - IRRADIANCE VARIATIONS

% %% CASEY - SUMMER - CLOUDS 0-80%
% % Figure 12
% % CREATE TABLE OF VALUES 
% CASEY_SUMMER_IRRADIANCE_ALL_CASES = ...
%     [(Casey_summer_irradiance); (Casey_summer_irradiance_cloud_20);...
%     (Casey_summer_irradiance_cloud_40); ...
%     (Casey_summer_irradiance_cloud_60);(Casey_summer_irradiance_cloud_80)];
% % big ol matrix
% 
% filename_d_sum = "CASEY_SUMMER_IRRADIANCE_ALL_CASES.xlsx"; % make file
% writematrix(CASEY_SUMMER_IRRADIANCE_ALL_CASES,filename_d_sum,...
%             'Sheet',1);
% 
% %% CASEY - SPRING - CLOUDS 0-80%
% % Figure 12
% % CREATE TABLE OF VALUES 
% CASEY_SPRING_IRRADIANCE_ALL_CASES = ...
%     [(Casey_spring_irradiance); (Casey_spring_irradiance_cloud_20);...
%     (Casey_spring_irradiance_cloud_40); ...
%     (Casey_spring_irradiance_cloud_60);(Casey_spring_irradiance_cloud_80)];
% % big ol matrix
% 
% filename_c_spr = "CASEY_SPRING_IRRADIANCE_ALL_CASES.xlsx"; % make file
% writematrix(CASEY_SPRING_IRRADIANCE_ALL_CASES,filename_c_spr,...
%             'Sheet',1);
% 
% %% DAVIS - SUMMER - CLOUDS 0-80%
% % Figure 12
% % CREATE TABLE OF VALUES 
% DAVIS_SUMMER_IRRADIANCE_ALL_CASES = ...
%     [(Davis_summer_irradiance); (Davis_summer_irradiance_cloud_20);...
%     (Davis_summer_irradiance_cloud_40); ...
%     (Davis_summer_irradiance_cloud_60);(Davis_summer_irradiance_cloud_80)];
% % big ol matrix
% 
% filename_d_sum = "DAVIS_SUMMER_IRRADIANCE_ALL_CASES.xlsx"; % make file
% writematrix(DAVIS_SUMMER_IRRADIANCE_ALL_CASES,filename_d_sum,...
%             'Sheet',1);
% 
%% DAVIS - SPRING - CLOUDS 0-80%
% Figure 12
% CREATE TABLE OF VALUES 
DAVIS_SPRING_IRRADIANCE_ALL_CASES = ...
    [(Davis_spring_irradiance); (Davis_spring_irradiance_cloud_20);...
    (Davis_spring_irradiance_cloud_40); ...
    (Davis_spring_irradiance_cloud_60);(Davis_spring_irradiance_cloud_80)];
% big ol matrix

filename_d_spr = "DAVIS_SPRING_IRRADIANCE_ALL_CASES.xlsx"; % make file
writematrix(DAVIS_SPRING_IRRADIANCE_ALL_CASES,filename_d_spr,...
            'Sheet',1);
%% Export PANEL DATA!!!!

PANEL_POWER_ALL_CLOUD_CASES = ...
    [(P_gen_Casey_summer);(P_gen_Casey_summer_cloud_20);...
    (P_gen_Casey_summer_cloud_40);(P_gen_Casey_summer_cloud_60);...
    (P_gen_Casey_summer_cloud_80);...
    ...
    (P_gen_Casey_spring);(P_gen_Casey_spring_cloud_20);...
    (P_gen_Casey_spring_cloud_40);(P_gen_Casey_spring_cloud_60);...
    (P_gen_Casey_spring_cloud_80);...
    ...
    (P_gen_Davis_summer);(P_gen_Davis_summer_cloud_20);...
    (P_gen_Davis_summer_cloud_40);(P_gen_Davis_summer_cloud_60);...
    (P_gen_Davis_summer_cloud_80);...
    ...
    (P_gen_Davis_spring);(P_gen_Davis_spring_cloud_20);...
    (P_gen_Davis_spring_cloud_40);(P_gen_Davis_spring_cloud_60);...
    (P_gen_Davis_spring_cloud_80)];

filename_p_gen_PV = "PV_solar_power_gen_iso.xlsx"; % make file
writematrix(PANEL_POWER_ALL_CLOUD_CASES,filename_p_gen_PV,...
            'Sheet',1);
